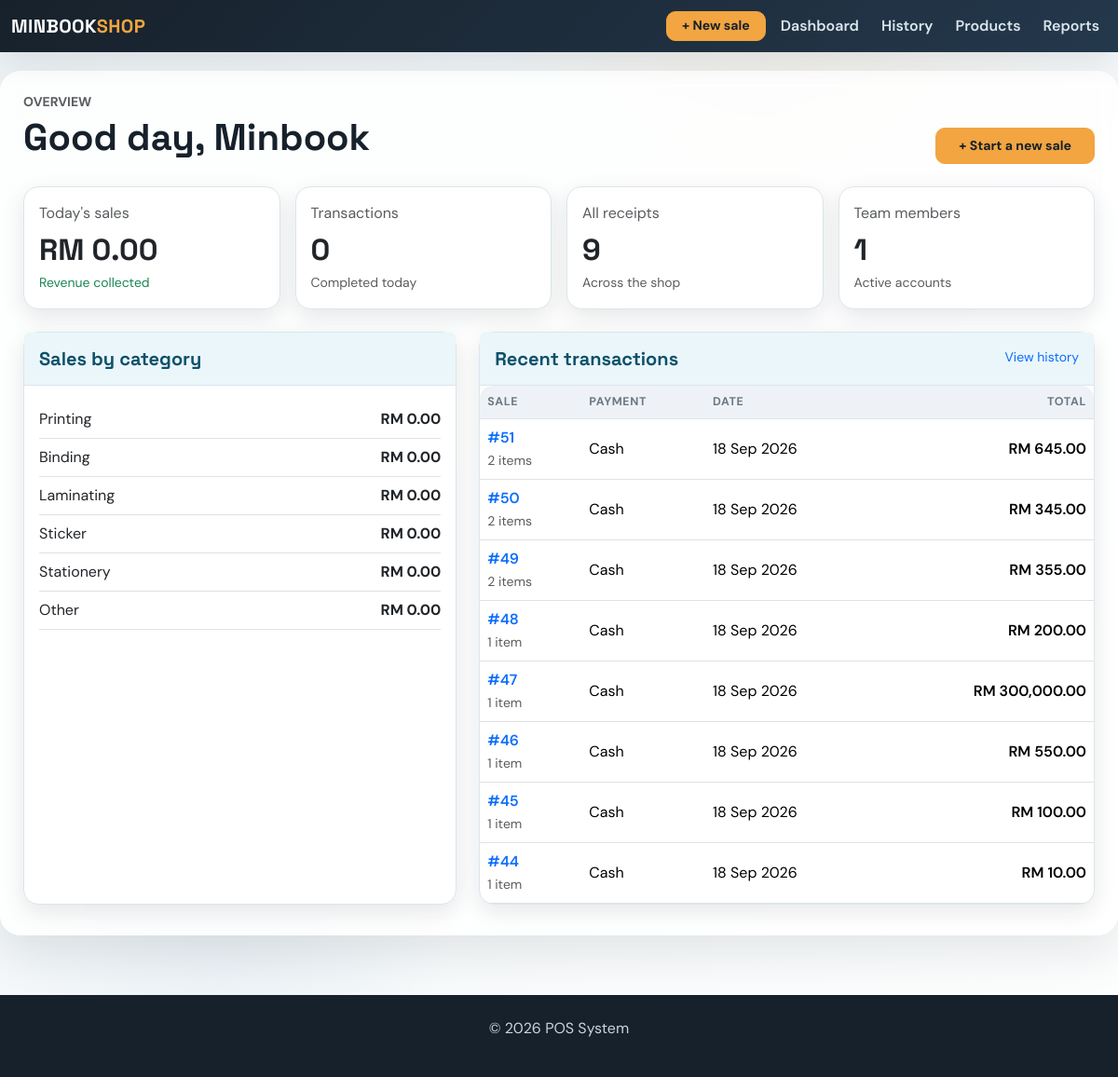
Page /dashboard on the earlier database version.
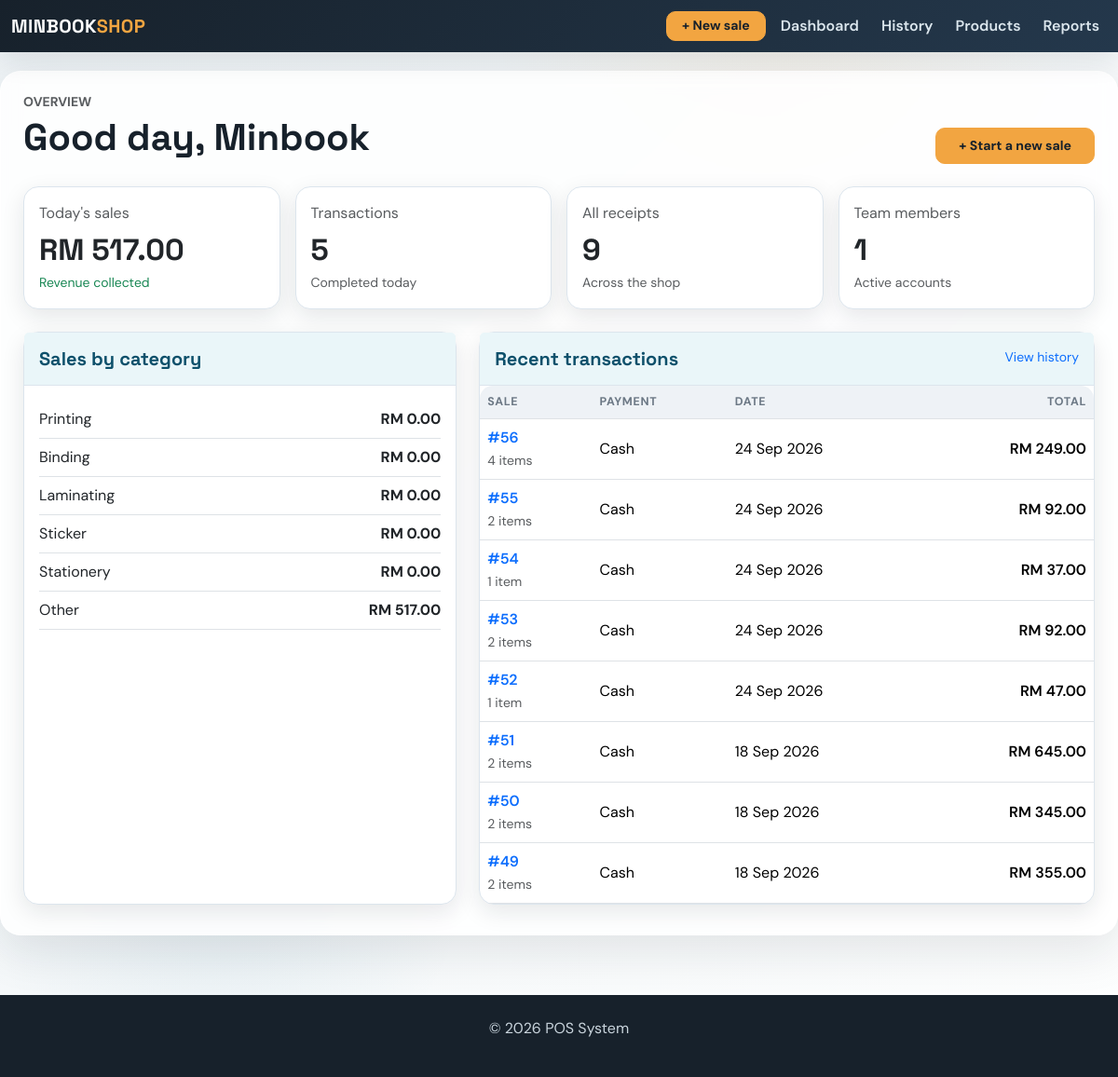
Same page on the later database version.
### app/models.py (models this page shows, shortened)
class Sale(db.Model):
    id = db.Column(db.Integer, primary_key=True)
    amount = db.Column(db.Float, nullable=False)
    date = db.Column(db.Date, default=datetime.utcnow)
    user_id = db.Column(db.Integer, db.ForeignKey('user.id'), nullable=False)  # ForeignKey to User
    user = db.relationship('User', backref=db.backref('sales', lazy=True))  # Relationship with User
    product_id = db.Column(db.Integer, db.ForeignKey('product.id'), nullable=True)  # Legacy first product
    product = db.relationship('Product', backref=db.backref('sales', lazy=True))  # Relationship with Product
    quantity = db.Column(db.Integer, nullable=True)  # Legacy total quantity
    payment_method = db.Column(db.String(20), nullable=False, default='Cash')
    customer_name = db.Column(db.String(120), nullable=True)
    document_type = db.Column(db.String(20), nullable=False, default='receipt')
    discount = db.Column(db.Float, nullable=False, default=0.00)
    deposit = db.Column(db.Float, nullable=False, default=0.00)
    items = db.relationship('SaleItem', back_populates='sale', cascade='all, delete-orphan')

### app/routes.py (the view)
@main.route('/dashboard')
def dashboard():
    today = date.today()
    today_sales = Sale.query.filter(Sale.date == today).order_by(Sale.id.desc()).all()
    category_sales = {category: 0 for category in SALE_CATEGORIES}
    for sale in today_sales:
        for item in sale.items:
            category_sales[item.category] = round(category_sales.get(item.category, 0) + item.line_total, 2)
    recent_sales = Sale.query.order_by(Sale.id.desc()).limit(8).all()
    return render_template('dashboard.html', total_sales_today=round(sum(sale.amount for sale in today_sales), 2),
                           transaction_count_today=len(today_sales), category_sales=category_sales,
                           recent_sales=recent_sales, total_employees=User.query.count(),
                           total_receipts=Sale.query.filter_by(document_type='receipt').count())

### app/routes.py (called while the page is built)
@main.app_context_processor
def inject_now():
    return {'current_year': datetime.now().year}

### app/templates/dashboard.html (shortened to what this page needs)
{% extends 'base.html' %}
{% block content %}
<div class="d-flex flex-wrap justify-content-between align-items-end gap-3 mb-4">
    <div><p class="text-uppercase text-muted small fw-bold mb-1">Overview</p><h1 class="mb-1">Good day, Minbook</h1></div>
    <a href="{{ url_for('main.add_sale') }}" class="btn btn-warning btn-lg px-4">+ Start a new sale</a>
</div>
<div class="row g-3 mb-4">
    <div class="col-sm-6 col-xl-3"><div class="card h-100"><div class="card-body"><p class="text-muted mb-2">Today's sales</p><h2 class="mb-1">RM {{ '{:,.2f}'.format(total_sales_today) }}</h2><small class="text-success">Revenue collected</small></div></div></div>
    <div class="col-sm-6 col-xl-3"><div class="card h-100"><div class="card-body"><p class="text-muted mb-2">Transactions</p><h2 class="mb-1">{{ transaction_count_today }}</h2><small class="text-muted">Completed today</small></div></div></div>
    <div class="col-sm-6 col-xl-3"><div class="card h-100"><div class="card-body"><p class="text-muted mb-2">All receipts</p><h2 class="mb-1">{{ total_receipts }}</h2><small class="text-muted">Across the shop</small></div></div></div>
    <div class="col-sm-6 col-xl-3"><div class="card h-100"><div class="card-body"><p class="text-muted mb-2">Team members</p><h2 class="mb-1">{{ total_employees }}</h2><small class="text-muted">Active accounts</small></div></div></div>
</div>
<div class="row g-4">
    <div class="col-lg-5"><div class="card h-100"><div class="card-header py-3"><h5 class="mb-0">Sales by category</h5></div><div class="card-body">
        {% for category, amount in category_sales.items() %}<div class="d-flex justify-content-between align-items-center py-2 border-bottom"><span>{{ category }}</span><strong>RM {{ '{:,.2f}'.format(amount) }}</strong></div>{% endfor %}
    </div></div></div>
    <div class="col-lg-7"><div class="card h-100"><div class="card-header py-3 d-flex justify-content-between"><h5 class="mb-0">Recent transactions</h5><a href="{{ url_for('main.sales') }}" class="small text-decoration-none">View history</a></div><div class="table-responsive"><table class="table mb-0"><thead><tr><th>Sale</th><th>Payment</th><th>Date</th><th class="text-end">Total</th></tr></thead><tbody>
        {% for sale in recent_sales %}<tr><td><a class="text-decoration-none fw-semibold" href="{{ url_for('main.view_sale', sale_id=sale.id) }}">#{{ sale.id }}</a><br><small class="text-muted">{{ sale.items|length }} item{{ '' if sale.items|length == 1 else 's' }}</small></td><td>{{ sale.payment_method }}</td><td>{{ sale.date.strftime('%d %b %Y') }}</td><td class="text-end fw-semibold">RM {{ '{:,.2f}'.format(sale.amount) }}</td></tr>{% else %}<tr><td colspan="4" class="text-center text-muted py-5">No transactions yet.</td></tr>{% endfor %}
    </tbody></table></div></div></div>
</div>
{% endblock %}

Differences in the rows shown:
no longer on this page (row unchanged): Sale: id "48", items|length "1", payment_method "Cash", date "18 Sep 2026", amount "200.00"
no longer on this page (row unchanged): Sale: id "47", items|length "1", payment_method "Cash", date "18 Sep 2026", amount "300,000.00"
no longer on this page (row unchanged): Sale: id "46", items|length "1", payment_method "Cash", date "18 Sep 2026", amount "550.00"
no longer on this page (row unchanged): Sale: id "45", items|length "1", payment_method "Cash", date "18 Sep 2026", amount "100.00"
no longer on this page (row unchanged): Sale: id "44", items|length "1", payment_method "Cash", date "18 Sep 2026", amount "10.00"
added Sale: id "56", items|length "4", items "s", payment_method "Cash", date "24 Sep 2026", amount "249.00"
added Sale: id "55", items|length "2", items "s", payment_method "Cash", date "24 Sep 2026", amount "92.00"
added Sale: id "54", items|length "1", payment_method "Cash", date "24 Sep 2026", amount "37.00"
added Sale: id "53", items|length "2", items "s", payment_method "Cash", date "24 Sep 2026", amount "92.00"
added Sale: id "52", items|length "1", payment_method "Cash", date "24 Sep 2026", amount "47.00"
Other differences:
{{ '{:,.2f}'.format(total_sales_today) }}: "0.00" → "517.00"
{{ transaction_count_today }}: "0" → "5"
new list line: "Other RM 517.00"
list line gone: "Other RM 0.00"
